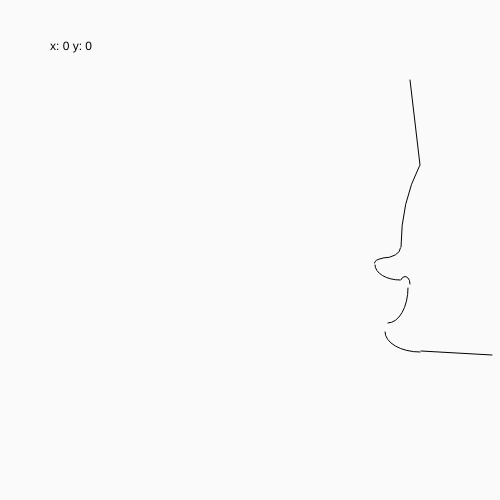
Frame 1 (no input)
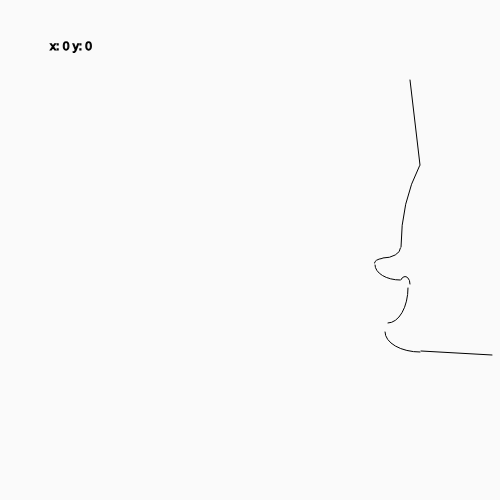
Frame 60 (no input)
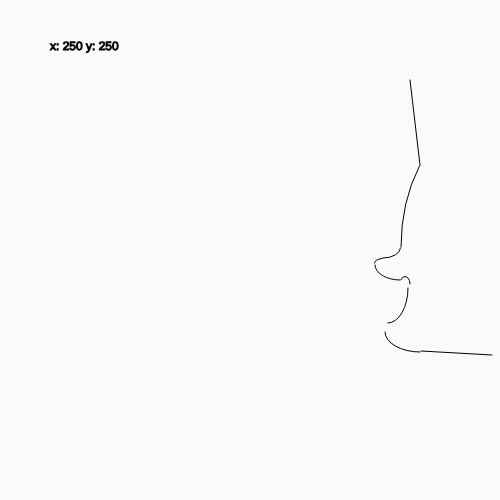
Frame 120 (the mouse pressed at the canvas centre since frame 60)

The p5.js sketch that drew these frames (run headless with seeded random() and noise() and a simulated clock; from frame 60 on, the mouse is pressed at the canvas centre):

// p5.js sketch
// ── sketch.js
function setup() {
  createCanvas(500, 500);
  background(400);

}

function draw() {
// get rid of after //
background(250);
text(`x: ${mouseX} y: ${mouseY}`, 50, 50);
stroke(1); 


   // Trees Outline //

// Tree far right
noFill()

line(410, 80, 420, 165);
arc(501, 247, 200, 280, PI, PI + QUARTER_PI);
arc(383, 248, 35, 20, 0, HALF_PI);
arc(387, 263, 25, 10, PI, PI + QUARTER_PI);
arc(405, 284, 10, 15, PI + QUARTER_PI, TWO_PI);
arc(400, 265, 50, 30, HALF_PI, PI);
arc(388, 288, 40, 70, 0, HALF_PI);
arc(420, 332, 70, 40, HALF_PI, PI);
line(421, 351, 492, 355);




// Background trees


}

// Tree Base Colour //
//quad(410, 82, 500, 82, 500, 105, 420, 164, );
